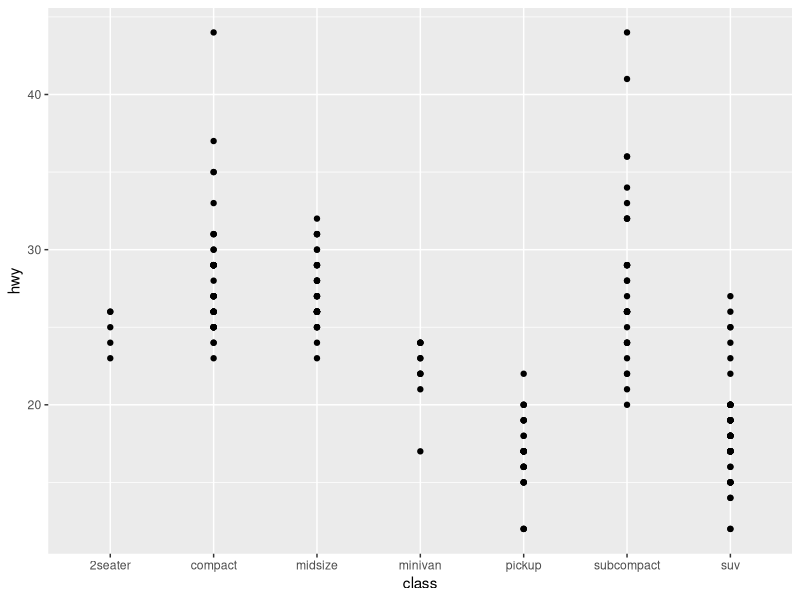
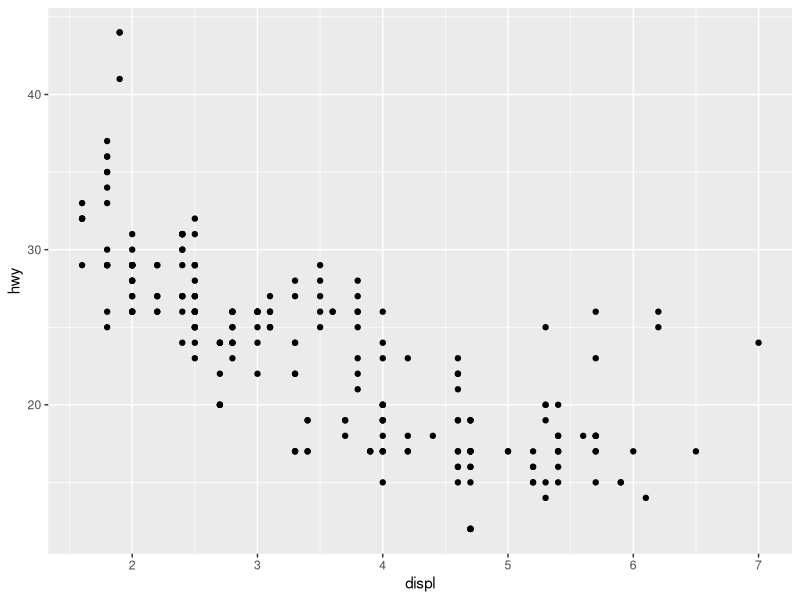
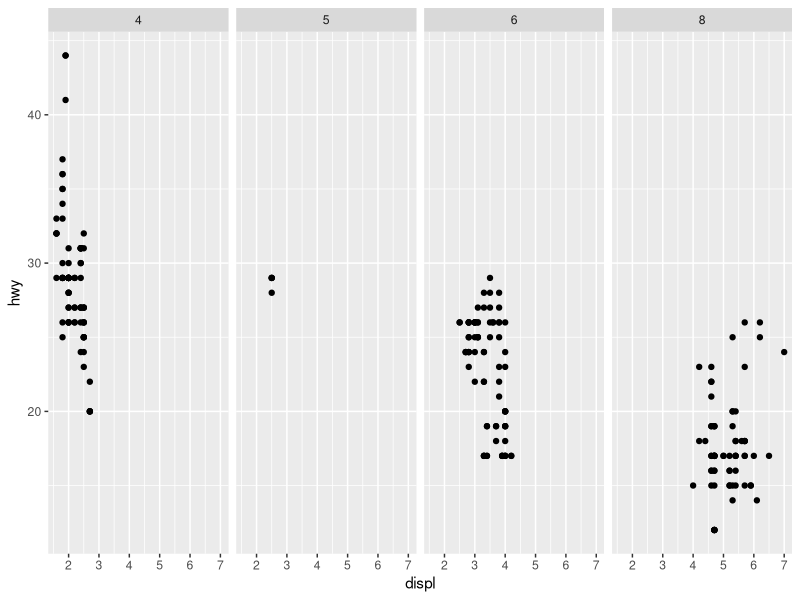
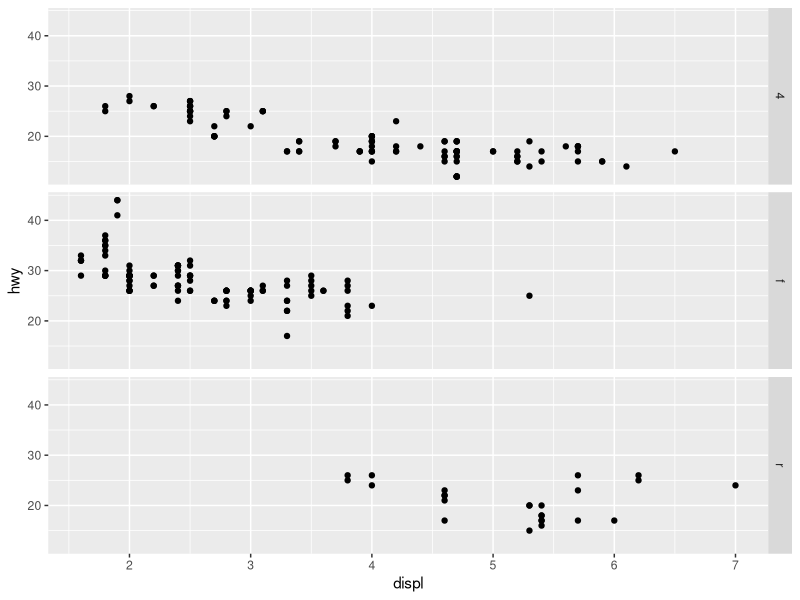
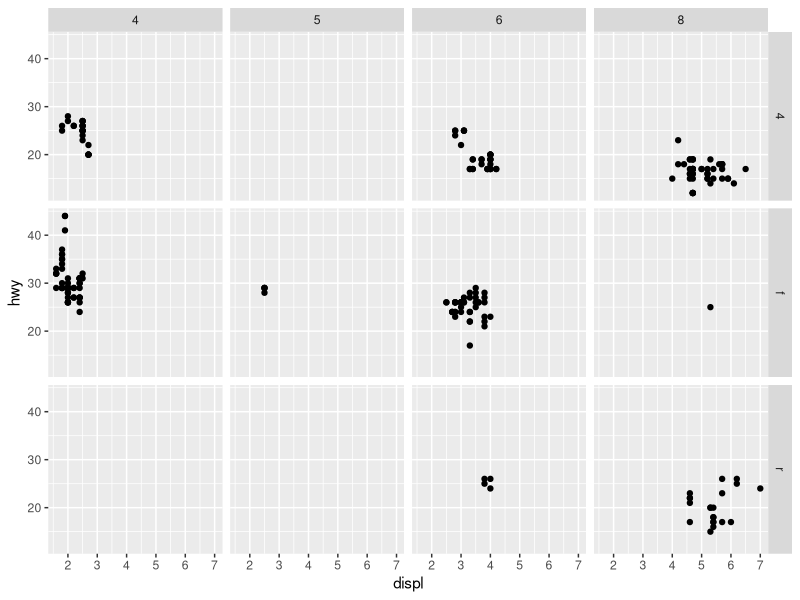
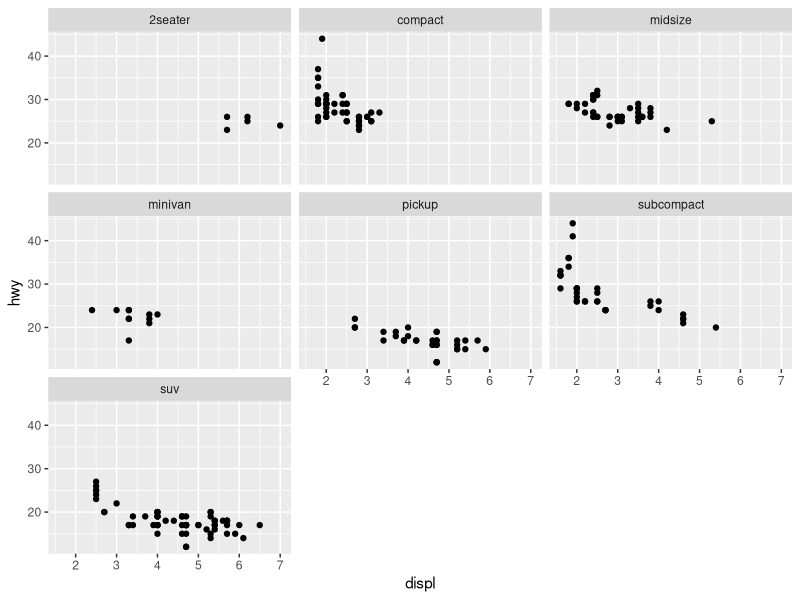
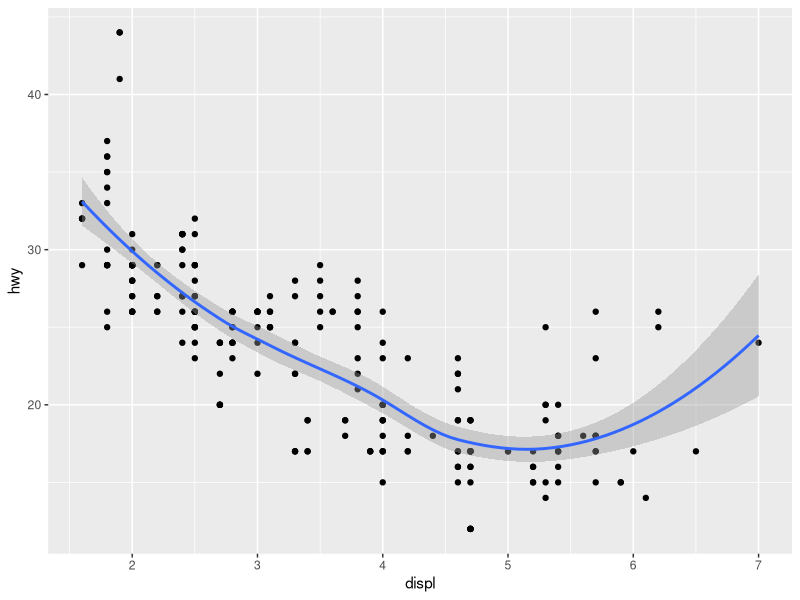

These charts were generated, in order, by the following R code:
## ---- chunk 1
knitr::opts_chunk$set(echo = TRUE, comment="")
library(tidyverse)
## ---- chunk 2
summary(mpg)
## ---- chunk 3

## ---- chunk 4
ggplot(data = mpg) +
  geom_point(mapping = aes(x = class, y = hwy))
## ---- chunk 5

## ---- chunk 6

## ---- chunk 7
ggplot(data = mpg) +
  geom_point(mapping = aes(x = displ, y = hwy))
## ---- chunk 8
# Makes a plot that the commands below will modify
q <- ggplot(mpg) + geom_point(aes(x = displ, y = hwy))

q + facet_grid(. ~ cyl)
q + facet_grid(drv ~ .)
q + facet_grid(drv ~ cyl)
q + facet_wrap(~ class)
## ---- chunk 9

## ---- chunk 10
ggplot(mpg) + 
  geom_point(aes(displ, hwy)) +
  geom_smooth(aes(displ, hwy))
